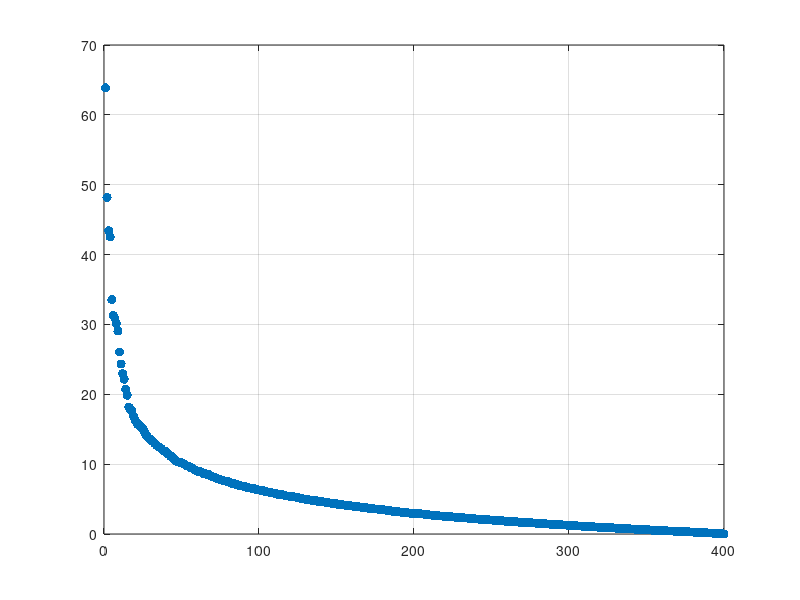
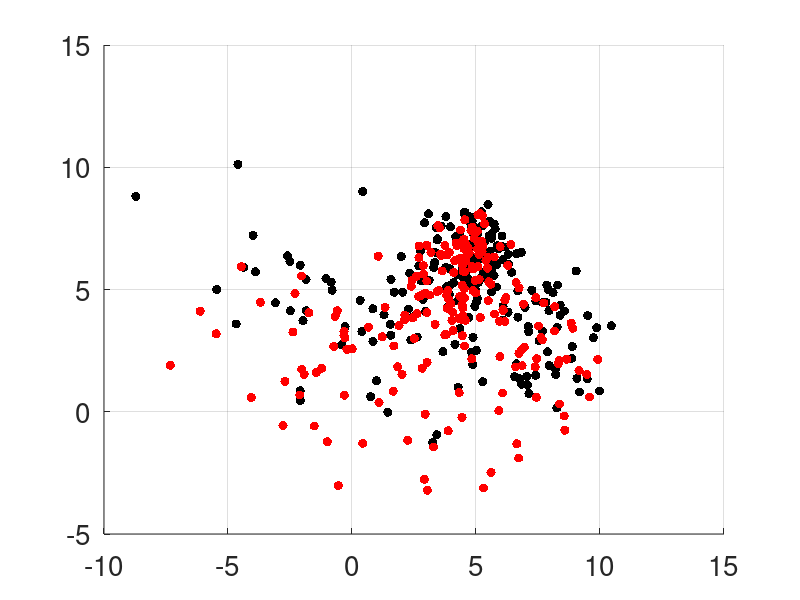
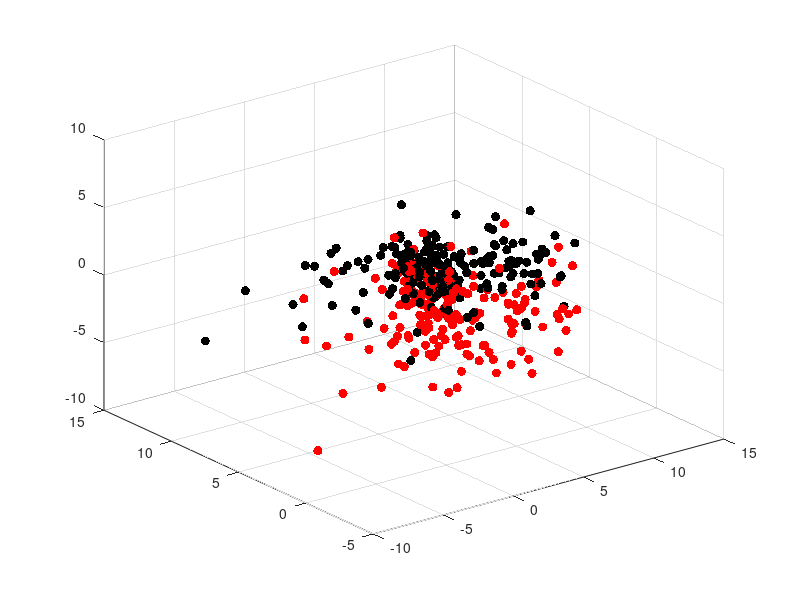
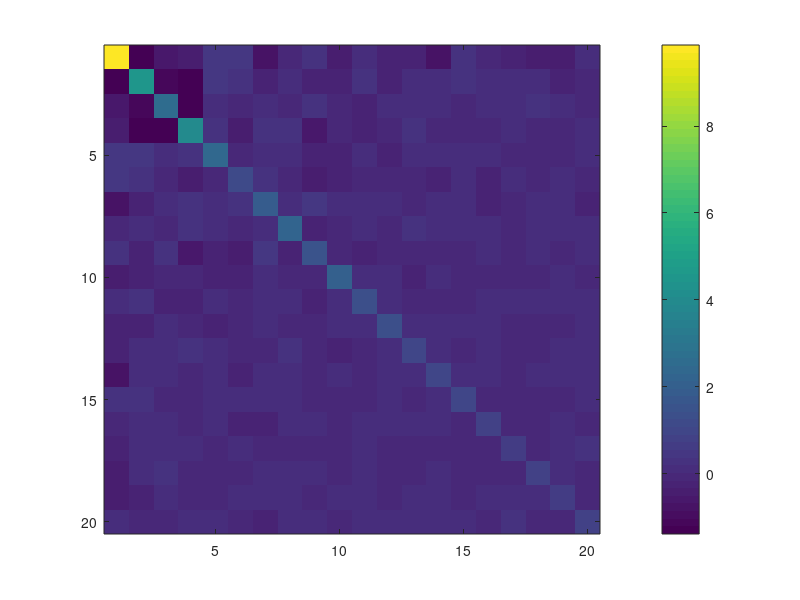

These figures' MATLAB source, in order: (Note: this script raises an error after producing the figures.)
data = load('data.mat');

face = data.face;
face_neutral = face(:,:,1:3:end);
face_express = face(:,:,2:3:end);
face_illumin = face(:,:,3:3:end);

[d1,d2,n] = size(face_neutral);

X_neutral = zeros(n,d1*d2);
X_express = zeros(n,d1*d2);
X_illumin = zeros(n,d1*d2);

for idx = 1:n
    aux = face_neutral(:,:,idx);
    X_neutral(idx,:) = aux(:)';
    aux = face_express(:,:,idx);
    X_express(idx,:) = aux(:)';
    aux = face_illumin(:,:,idx);
    X_illumin(idx,:) = aux(:)';
end

X = [X_neutral; X_express];

% X = [X_neutral; X_express; X_illumin];

% face_train = [face_neutral; face_express];
% mean_train = mean(face_train);
% face_train = face_train - ones(400,1)*mean_train;

%% Perform PCA on the training data set to reduce dimensionality
% SVD solution

% Center all of the data
Xm = mean(X, 1);
Xc = X - ones(n*2,1)*Xm;

% Solve for the eigenvalues of the scatter matrix of the centered data
[Uc,Sigmac,Vc] = svd(Xc', 'econ');

esort = diag(Sigmac);

figure;
plot(esort,'.','Markersize',20);
grid;

num_dimensions = 20;
Yc = X*Uc(:,1:num_dimensions);

figure;
hold on; grid;
plot(Yc(1:200,1),Yc(1:200,2),'.','Markersize',20, 'color', 'k');
plot(Yc(201:400,1),Yc(201:400,2),'.','Markersize',20, 'color', 'r');
set(gca,'Fontsize',20);

figure;
hold on; grid;
plot3(Yc(1:200,1),Yc(1:200,2),Yc(1:200,3),'.','Markersize',20, 'color', 'k');
plot3(Yc(201:400,1),Yc(201:400,2),Yc(201:400,3),'.','Markersize',20, 'color', 'r');
%plot3(Yc(401:600,1),Yc(401:600,2),Yc(401:600,3),'.','Markersize',20, 'color', 'b');
view(3);

% %% Built-in Matlab solution
% built_in = pca(X);
% 
% Y_b = X*built_in(:,1:num_dimensions);
% 
% figure;
% hold on; grid;
% plot(Y_b(1:200,1),Y_b(1:200,2),'.','Markersize',20, 'color', 'k');
% plot(Y_b(201:400,1),Y_b(201:400,2),'.','Markersize',20, 'color', 'r');
% %colorbar
% %caxis([0,pi]);
% set(gca,'Fontsize',20);
% daspect([1,1,1])
% 
% figure;
% hold on; grid;
% plot3(Y_b(1:200,1),Y_b(1:200,2),Y_b(1:200,3),'.','Markersize',20, 'color', 'k');
% plot3(Y_b(201:400,1),Y_b(201:400,2),Y_b(201:400,3),'.','Markersize',20, 'color', 'r');
% %colorbar
% %caxis([0,pi]);
% view(3);
% %set(gca,'Fontsize',20);
% %daspect([1,1,1])

%% Perform Bayes classification

% Get maximum likelihood estimate for Gaussian parameters. In this case,
% it will just be the sample covariance and the sample mean for each class

n_train = 125;
n_test = n - n_train;

Y_neutral_train = Yc(1:n_train,:);
Y_neutral_test = Yc(n_train+1:n,:);
Y_express_train = Yc(n+1:n+n_train,:);
Y_express_test = Yc(n+n_train+1:n*2,:);

Yc_train = [Y_neutral_train; Y_express_train];
Yc_test = [Y_neutral_test; Y_express_test];

Ym_neutral = mean(Y_neutral_train, 1);
Ym_express = mean(Y_express_train, 1);

Y_neutral_c = Y_neutral_train - ones(n_train,1)*Ym_neutral;
Y_express_c = Y_express_train - ones(n_train,1)*Ym_express;

Ycov_neutral = (1/(n_train-1))*(Y_neutral_c'*Y_neutral_c);
Ycov_express = (1/(n_train-1))*(Y_express_c'*Y_express_c);

figure;
imagesc(Ycov_neutral);
colorbar;

figure;
imagesc(Ycov_express);
colorbar;

% Define a discriminant function that will leverage the above parameters
% and classify test points

iYcov_neutral = inv(Ycov_neutral);
iYcov_express = inv(Ycov_express);

neutral_dist = @(x_d)-0.5*log(det(Ycov_neutral)) - 0.5*((x_d - Ym_neutral')'*iYcov_neutral*(x_d - Ym_neutral'));
express_dist = @(x_d)-0.5*log(det(Ycov_express)) - 0.5*((x_d - Ym_express')'*iYcov_express*(x_d - Ym_express'));

gauss_classifier = @(x_d)neutral_dist(x_d) - express_dist(x_d);

%% Classify test data (illumination set) using Gaussian classifier

%Y_neutral_test = X_illumin*Uc(:,1:num_dimensions);
%Y_express_test = Y_express(n_train+1:end);

neutral_gauss_result = zeros(1,n_test);

for idx = 1:n_test
    neutral_gauss_result(1,idx) = sign(gauss_classifier(Y_neutral_test(idx,:)'));
end

num_neutral = length(find(neutral_gauss_result > 0));
num_express = length(find(neutral_gauss_result < 0));

fprintf("neutral test points\n");
fprintf("neutral count = %d\nexpress count = %d\n", num_neutral, num_express);

express_gauss_result = zeros(1,n_test);

for idx = 1:n_test
    express_gauss_result(1,idx) = sign(gauss_classifier(Y_express_test(idx,:)'));
end

num_neutral = length(find(express_gauss_result > 0));
num_express = length(find(express_gauss_result < 0));

fprintf("express test points\n");
fprintf("neutral count = %d\nexpress count = %d\n", num_neutral, num_express);

%% Classify test data using KNN classifier

max_correct = 0;
best_k = 0;
for k = 1:2:21
    neutral_knn_result = zeros(1,n_test);

    for idx = 1:n_test
        cur_distances = vecnorm(Yc_train' - Y_neutral_test(idx,:)', 2);

        [B,I] = mink(cur_distances, k);
        knn_neutral_votes = length(find(I < n_train+1));
        knn_express_votes = k - knn_neutral_votes;

        neutral_knn_result(1,idx) = sign(knn_neutral_votes - knn_express_votes);
    end

    num_neutral = length(find(neutral_knn_result > 0));
    num_express = length(find(neutral_knn_result < 0));
    neutral_correct = num_neutral;
    fprintf("k = %d\n", k);
    fprintf("neutral count = %d\nexpress count = %d\n", num_neutral, num_express);
    
    express_knn_result = zeros(1,n_test);

    for idx = 1:n_test
        cur_distances = vecnorm(Yc_train' - Y_express_test(idx,:)', 2);

        [B,I] = mink(cur_distances, k);
        knn_neutral_votes = length(find(I < n_train+1));
        knn_express_votes = k - knn_neutral_votes;

        express_knn_result(1,idx) = sign(knn_neutral_votes - knn_express_votes);
    end

    num_neutral = length(find(express_knn_result > 0));
    num_express = length(find(express_knn_result < 0));
    fprintf("k = %d\n", k);
    fprintf("neutral count = %d\nexpress count = %d\n", num_neutral, num_express);
    
    express_correct = num_express;
    
    total_correct = neutral_correct + express_correct;
    if total_correct > max_correct
        max_correct = total_correct;
        best_k = k;
    end
end

fprintf("best k = %d, correct = %d\n", best_k, max_correct);

%% Finished section 1
